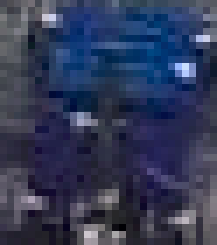
//> input picture robomaster_test1 - 培训/robomaster_test1/fs2.jpg, 31 x 35 px (shown 7 times larger)
$ ./test1   (built with g++ and OpenCV 4)
//> lines starting //> are read from the running program, lines starting //| are printed output that depends on the picture
#include "BGR2HSV.hpp"
#include <opencv2/opencv.hpp>
#include <time.h>

using namespace cv;
using namespace std;

int main()
{
	cv::Mat img = cv::imread("fs2.jpg");
//> img is the input picture: 35 rows x 31 cols, CV_8UC3; mean B, G, R 87.1, 58.1, 49.9
	cv::Mat img_h,img_h2;
	vector<Mat> v;	//存放三个通道的向量
	cvtColor(img, img_h2, CV_BGR2HSV);
//> img_h2: 35 rows x 31 cols, CV_8UC3; mean H, S, V 117.6, 112.4, 87.1
	cv::split(img_h2, v);
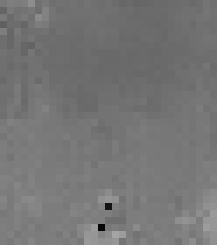
//> v[0]: 35 rows x 31 cols, CV_8UC1 (shown 7 times larger); min 6, max 165, mean 117.6
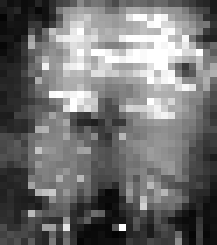
//> v[1]: 35 rows x 31 cols, CV_8UC1 (shown 7 times larger); min 3, max 255, mean 112.4
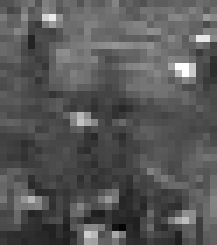
//> v[2]: 35 rows x 31 cols, CV_8UC1 (shown 7 times larger); min 4, max 255, mean 87.1
	cv::Mat img_h3= v[0];

	clock_t t1, t2;
	t1 = clock();
//> (the run ends here: the program needs code that is not available in this run, at `BGR2HSV(img, img_h);`)

$ run again, with robomaster_test1 - 培训/robomaster_test1/fs1.jpg copied over robomaster_test1 - 培训/robomaster_test1/fs2.jpg
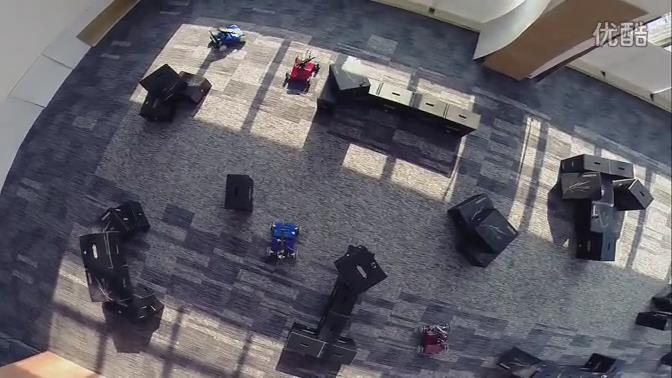
//> input picture robomaster_test1 - 培训/robomaster_test1/fs1.jpg, 672 x 378 px
//> img is the input picture: 378 rows x 672 cols, CV_8UC3; mean B, G, R 102.6, 94.7, 97
//> img_h2: 378 rows x 672 cols, CV_8UC3; mean H, S, V 99, 43.9, 106.8
//> `cv::split(img_h2, v);`:
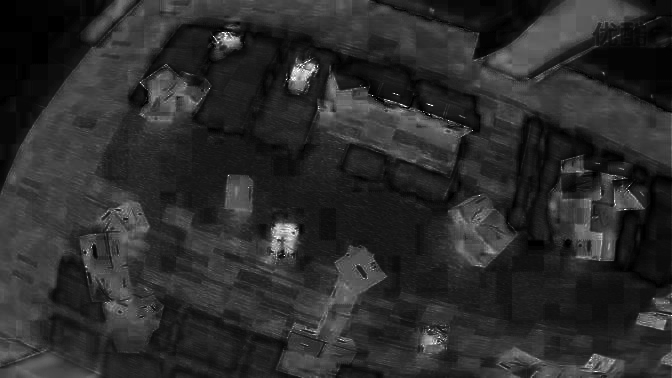
//> v[1]: 378 rows x 672 cols, CV_8UC1; min 0, max 255, mean 43.9
//> `cv::split(img_h2, v);`:
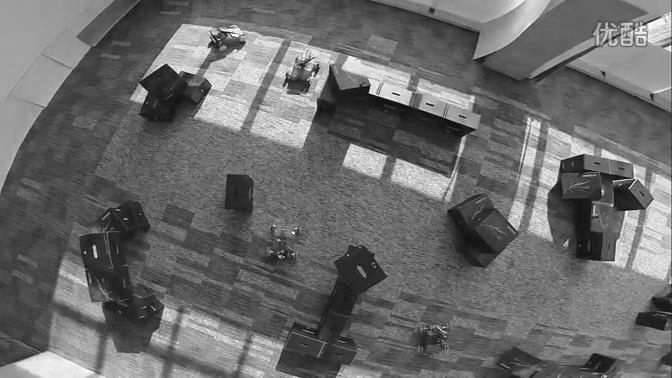
//> v[2]: 378 rows x 672 cols, CV_8UC1; min 0, max 255, mean 106.8
